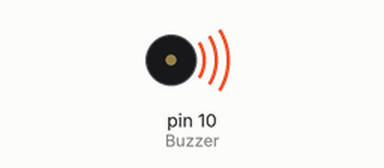
This sketch was run on a simulated Arduino Uno, built with avr-gcc and run on an emulated ATmega328P. On the bench: buzzer (waves = sounding).

Above: at 0.5 s.
At 7.5 s:
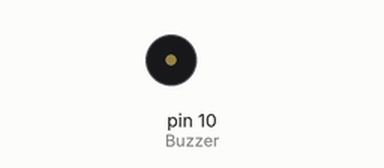
Timing chart, 0 to 11.1 s (numbered marks = the images above):
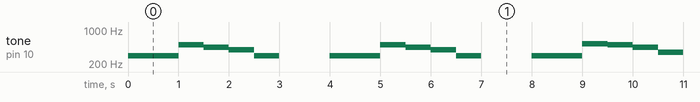

Measured:
- by itself, tone on pin 10 (Buzzer): plays 294 Hz for 1.0 s, 494 Hz for 0.50 s, 440 Hz for 0.50 s, 392 Hz for 0.50 s, 294 Hz for 0.50 s, 294 Hz for 1.0 s … (148 notes in this stretch)

The sketch:

tone.ino
```cpp
int Buzzer = 10;
int Do = 262, Do_ = 272, Re = 294, Re_ = 311, Mi = 330;
int Fa = 349, Fa_ = 370, Sol = 392, Sol_ = 415, La = 440, La_ = 466, Si = 494;


void setup() {
  pinMode(Buzzer, OUTPUT);
}
void song(){
  tone(Buzzer, Re, 500);
  delay(500);
  tone(Buzzer, Re, 500);
  delay(500);
  tone(Buzzer, Si, 500);
  delay(500);
  tone(Buzzer, La, 500);
  delay(500);

  tone(Buzzer, Sol, 500);
  delay(500);
  tone(Buzzer, Re, 500);
  delay(1500);

  tone(Buzzer, Re, 500);
  delay(500);
  tone(Buzzer, Re, 500);
  delay(500);
  tone(Buzzer, Si, 500);
  delay(500);
  tone(Buzzer, La, 500);
  delay(500);

  tone(Buzzer, Sol, 500);
  delay(500);
  tone(Buzzer, Re, 500);
  delay(1500);

  tone(Buzzer, Re, 500);
  delay(500);
  tone(Buzzer, Re, 500);
  delay(500);
  tone(Buzzer, Do*2, 500);
  delay(500);
  tone(Buzzer, Si, 500);
  delay(500);

  tone(Buzzer, La, 500);
  delay(500);
  tone(Buzzer, Fa, 500);
  delay(1500);

  tone(Buzzer, Re*2, 500);
  delay(500);
  tone(Buzzer, Re*2, 500);
  delay(500);
  tone(Buzzer, Re*2, 500);
  delay(500);
  tone(Buzzer, Do*2, 500);
  delay(500);

  tone(Buzzer, Sol, 500);
  delay(500);
  tone(Buzzer, La, 500);
  delay(500);

  return;
}
void loop() {
  song();
  delay(2000);
}
```
